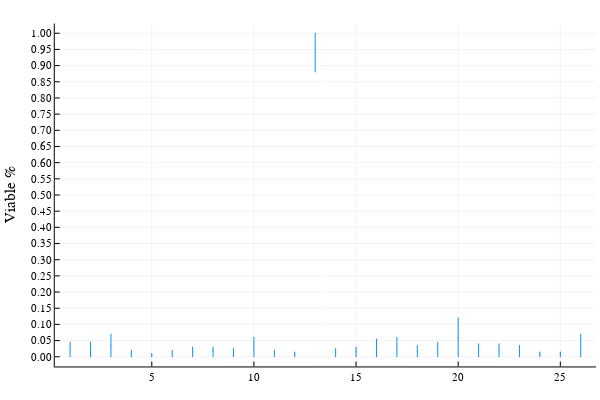

The cell this chart's notebook holds for it:
### Code cell
plotRange(ranges)

### Figure 1 — Plotly figure (JSON) as saved in the notebook; plotly's stock layout.template omitted (floating-point values rounded to 4 significant figures)
{"data": [{"colorbar": {"title": ""}, "legendgroup": "y1", "marker": {"color": "rgba(0, 154, 250, 1.000)", "line": {"color": "rgba(0, 0, 0, 1.000)", "width": 1}, "size": 0.2, "symbol": "circle"}, "mode": "markers", "name": "y1", "showlegend": true, "type": "scatter", "x": [1, 2, 3, 4, 5, 6, 7, 8, 9, 10, 11, 12, 13, 14, 15, 16, 17, 18, 19, 20, 21, 22, 23, 24, 25, 26], "xaxis": "x1", "y": [0.0225, 0.0225, 0.035, 0.01, 0.005, 0.01, 0.015, 0.015, 0.0125, 0.03, 0.01, 0.0075, 0.94, 0.0125, 0.015, 0.0275, 0.03, 0.0175, 0.0225, 0.06, 0.02, 0.02, 0.0175, 0.0075, 0.0075, 0.035], "yaxis": "y1", "zmax": null, "zmin": null}, {"colorbar": {"title": ""}, "legendgroup": "", "line": {"color": "rgba(0, 154, 250, 1.000)", "dash": "solid", "shape": "linear", "width": 1}, "marker": {"color": "rgba(0, 154, 250, 1.000)", "line": {"color": "rgba(0, 0, 0, 1.000)", "width": 1}, "size": 0.2, "symbol": "line-ew"}, "mode": "lines+markers", "name": "", "showlegend": false, "type": "scatter", "x": [1, 1], "xaxis": "x1", "y": [0, 0.045], "yaxis": "y1", "zmax": null, "zmin": null}, {"colorbar": {"title": ""}, "legendgroup": "", "line": {"color": "rgba(0, 154, 250, 1.000)", "dash": "solid", "shape": "linear", "width": 1}, "marker": {"color": "rgba(0, 154, 250, 1.000)", "line": {"color": "rgba(0, 0, 0, 1.000)", "width": 1}, "size": 0.2, "symbol": "line-ew"}, "mode": "lines+markers", "name": "", "showlegend": false, "type": "scatter", "x": [2, 2], "xaxis": "x1", "y": [0, 0.045], "yaxis": "y1", "zmax": null, "zmin": null}, {"colorbar": {"title": ""}, "legendgroup": "", "line": {"color": "rgba(0, 154, 250, 1.000)", "dash": "solid", "shape": "linear", "width": 1}, "marker": {"color": "rgba(0, 154, 250, 1.000)", "line": {"color": "rgba(0, 0, 0, 1.000)", "width": 1}, "size": 0.2, "symbol": "line-ew"}, "mode": "lines+markers", "name": "", "showlegend": false, "type": "scatter", "x": [3, 3], "xaxis": "x1", "y": [0, 0.07], "yaxis": "y1", "zmax": null, "zmin": null}, {"colorbar": {"title": ""}, "legendgroup": "", "line": {"color": "rgba(0, 154, 250, 1.000)", "dash": "solid", "shape": "linear", "width": 1}, "marker": {"color": "rgba(0, 154, 250, 1.000)", "line": {"color": "rgba(0, 0, 0, 1.000)", "width": 1}, "size": 0.2, "symbol": "line-ew"}, "mode": "lines+markers", "name": "", "showlegend": false, "type": "scatter", "x": [4, 4], "xaxis": "x1", "y": [0, 0.02], "yaxis": "y1", "zmax": null, "zmin": null}, {"colorbar": {"title": ""}, "legendgroup": "", "line": {"color": "rgba(0, 154, 250, 1.000)", "dash": "solid", "shape": "linear", "width": 1}, "marker": {"color": "rgba(0, 154, 250, 1.000)", "line": {"color": "rgba(0, 0, 0, 1.000)", "width": 1}, "size": 0.2, "symbol": "line-ew"}, "mode": "lines+markers", "name": "", "showlegend": false, "type": "scatter", "x": [5, 5], "xaxis": "x1", "y": [0, 0.01], "yaxis": "y1", "zmax": null, "zmin": null}, {"colorbar": {"title": ""}, "legendgroup": "", "line": {"color": "rgba(0, 154, 250, 1.000)", "dash": "solid", "shape": "linear", "width": 1}, "marker": {"color": "rgba(0, 154, 250, 1.000)", "line": {"color": "rgba(0, 0, 0, 1.000)", "width": 1}, "size": 0.2, "symbol": "line-ew"}, "mode": "lines+markers", "name": "", "showlegend": false, "type": "scatter", "x": [6, 6], "xaxis": "x1", "y": [0, 0.02], "yaxis": "y1", "zmax": null, "zmin": null}, {"colorbar": {"title": ""}, "legendgroup": "", "line": {"color": "rgba(0, 154, 250, 1.000)", "dash": "solid", "shape": "linear", "width": 1}, "marker": {"color": "rgba(0, 154, 250, 1.000)", "line": {"color": "rgba(0, 0, 0, 1.000)", "width": 1}, "size": 0.2, "symbol": "line-ew"}, "mode": "lines+markers", "name": "", "showlegend": false, "type": "scatter", "x": [7, 7], "xaxis": "x1", "y": [0, 0.03], "yaxis": "y1", "zmax": null, "zmin": null}, {"colorbar": {"title": ""}, "legendgroup": "", "line": {"color": "rgba(0, 154, 250, 1.000)", "dash": "solid", "shape": "linear", "width": 1}, "marker": {"color": "rgba(0, 154, 250, 1.000)", "line": {"color": "rgba(0, 0, 0, 1.000)", "width": 1}, "size": 0.2, "symbol": "line-ew"}, "mode": "lines+markers", "name": "", "showlegend": false, "type": "scatter", "x": [8, 8], "xaxis": "x1", "y": [0, 0.03], "yaxis": "y1", "zmax": null, "zmin": null}, {"colorbar": {"title": ""}, "legendgroup": "", "line": {"color": "rgba(0, 154, 250, 1.000)", "dash": "solid", "shape": "linear", "width": 1}, "marker": {"color": "rgba(0, 154, 250, 1.000)", "line": {"color": "rgba(0, 0, 0, 1.000)", "width": 1}, "size": 0.2, "symbol": "line-ew"}, "mode": "lines+markers", "name": "", "showlegend": false, "type": "scatter", "x": [9, 9], "xaxis": "x1", "y": [0, 0.025], "yaxis": "y1", "zmax": null, "zmin": null}, {"colorbar": {"title": ""}, "legendgroup": "", "line": {"color": "rgba(0, 154, 250, 1.000)", "dash": "solid", "shape": "linear", "width": 1}, "marker": {"color": "rgba(0, 154, 250, 1.000)", "line": {"color": "rgba(0, 0, 0, 1.000)", "width": 1}, "size": 0.2, "symbol": "line-ew"}, "mode": "lines+markers", "name": "", "showlegend": false, "type": "scatter", "x": [10, 10], "xaxis": "x1", "y": [0, 0.06], "yaxis": "y1", "zmax": null, "zmin": null}, {"colorbar": {"title": ""}, "legendgroup": "", "line": {"color": "rgba(0, 154, 250, 1.000)", "dash": "solid", "shape": "linear", "width": 1}, "marker": {"color": "rgba(0, 154, 250, 1.000)", "line": {"color": "rgba(0, 0, 0, 1.000)", "width": 1}, "size": 0.2, "symbol": "line-ew"}, "mode": "lines+markers", "name": "", "showlegend": false, "type": "scatter", "x": [11, 11], "xaxis": "x1", "y": [0, 0.02], "yaxis": "y1", "zmax": null, "zmin": null}, {"colorbar": {"title": ""}, "legendgroup": "", "line": {"color": "rgba(0, 154, 250, 1.000)", "dash": "solid", "shape": "linear", "width": 1}, "marker": {"color": "rgba(0, 154, 250, 1.000)", "line": {"color": "rgba(0, 0, 0, 1.000)", "width": 1}, "size": 0.2, "symbol": "line-ew"}, "mode": "lines+markers", "name": "", "showlegend": false, "type": "scatter", "x": [12, 12], "xaxis": "x1", "y": [0, 0.015], "yaxis": "y1", "zmax": null, "zmin": null}, {"colorbar": {"title": ""}, "legendgroup": "", "line": {"color": "rgba(0, 154, 250, 1.000)", "dash": "solid", "shape": "linear", "width": 1}, "marker": {"color": "rgba(0, 154, 250, 1.000)", "line": {"color": "rgba(0, 0, 0, 1.000)", "width": 1}, "size": 0.2, "symbol": "line-ew"}, "mode": "lines+markers", "name": "", "showlegend": false, "type": "scatter", "x": [13, 13], "xaxis": "x1", "y": [0.88, 1], "yaxis": "y1", "zmax": null, "zmin": null}, {"colorbar": {"title": ""}, "legendgroup": "", "line": {"color": "rgba(0, 154, 250, 1.000)", "dash": "solid", "shape": "linear", "width": 1}, "marker": {"color": "rgba(0, 154, 250, 1.000)", "line": {"color": "rgba(0, 0, 0, 1.000)", "width": 1}, "size": 0.2, "symbol": "line-ew"}, "mode": "lines+markers", "name": "", "showlegend": false, "type": "scatter", "x": [14, 14], "xaxis": "x1", "y": [0, 0.025], "yaxis": "y1", "zmax": null, "zmin": null}, {"colorbar": {"title": ""}, "legendgroup": "", "line": {"color": "rgba(0, 154, 250, 1.000)", "dash": "solid", "shape": "linear", "width": 1}, "marker": {"color": "rgba(0, 154, 250, 1.000)", "line": {"color": "rgba(0, 0, 0, 1.000)", "width": 1}, "size": 0.2, "symbol": "line-ew"}, "mode": "lines+markers", "name": "", "showlegend": false, "type": "scatter", "x": [15, 15], "xaxis": "x1", "y": [0, 0.03], "yaxis": "y1", "zmax": null, "zmin": null}, {"colorbar": {"title": ""}, "legendgroup": "", "line": {"color": "rgba(0, 154, 250, 1.000)", "dash": "solid", "shape": "linear", "width": 1}, "marker": {"color": "rgba(0, 154, 250, 1.000)", "line": {"color": "rgba(0, 0, 0, 1.000)", "width": 1}, "size": 0.2, "symbol": "line-ew"}, "mode": "lines+markers", "name": "", "showlegend": false, "type": "scatter", "x": [16, 16], "xaxis": "x1", "y": [0, 0.055], "yaxis": "y1", "zmax": null, "zmin": null}, {"colorbar": {"title": ""}, "legendgroup": "", "line": {"color": "rgba(0, 154, 250, 1.000)", "dash": "solid", "shape": "linear", "width": 1}, "marker": {"color": "rgba(0, 154, 250, 1.000)", "line": {"color": "rgba(0, 0, 0, 1.000)", "width": 1}, "size": 0.2, "symbol": "line-ew"}, "mode": "lines+markers", "name": "", "showlegend": false, "type": "scatter", "x": [17, 17], "xaxis": "x1", "y": [0, 0.06], "yaxis": "y1", "zmax": null, "zmin": null}, {"colorbar": {"title": ""}, "legendgroup": "", "line": {"color": "rgba(0, 154, 250, 1.000)", "dash": "solid", "shape": "linear", "width": 1}, "marker": {"color": "rgba(0, 154, 250, 1.000)", "line": {"color": "rgba(0, 0, 0, 1.000)", "width": 1}, "size": 0.2, "symbol": "line-ew"}, "mode": "lines+markers", "name": "", "showlegend": false, "type": "scatter", "x": [18, 18], "xaxis": "x1", "y": [0, 0.035], "yaxis": "y1", "zmax": null, "zmin": null}, {"colorbar": {"title": ""}, "legendgroup": "", "line": {"color": "rgba(0, 154, 250, 1.000)", "dash": "solid", "shape": "linear", "width": 1}, "marker": {"color": "rgba(0, 154, 250, 1.000)", "line": {"color": "rgba(0, 0, 0, 1.000)", "width": 1}, "size": 0.2, "symbol": "line-ew"}, "mode": "lines+markers", "name": "", "showlegend": false, "type": "scatter", "x": [19, 19], "xaxis": "x1", "y": [0, 0.045], "yaxis": "y1", "zmax": null, "zmin": null}, {"colorbar": {"title": ""}, "legendgroup": "", "line": {"color": "rgba(0, 154, 250, 1.000)", "dash": "solid", "shape": "linear", "width": 1}, "marker": {"color": "rgba(0, 154, 250, 1.000)", "line": {"color": "rgba(0, 0, 0, 1.000)", "width": 1}, "size": 0.2, "symbol": "line-ew"}, "mode": "lines+markers", "name": "", "showlegend": false, "type": "scatter", "x": [20, 20], "xaxis": "x1", "y": [0, 0.12], "yaxis": "y1", "zmax": null, "zmin": null}, {"colorbar": {"title": ""}, "legendgroup": "", "line": {"color": "rgba(0, 154, 250, 1.000)", "dash": "solid", "shape": "linear", "width": 1}, "marker": {"color": "rgba(0, 154, 250, 1.000)", "line": {"color": "rgba(0, 0, 0, 1.000)", "width": 1}, "size": 0.2, "symbol": "line-ew"}, "mode": "lines+markers", "name": "", "showlegend": false, "type": "scatter", "x": [21, 21], "xaxis": "x1", "y": [0, 0.04], "yaxis": "y1", "zmax": null, "zmin": null}, {"colorbar": {"title": ""}, "legendgroup": "", "line": {"color": "rgba(0, 154, 250, 1.000)", "dash": "solid", "shape": "linear", "width": 1}, "marker": {"color": "rgba(0, 154, 250, 1.000)", "line": {"color": "rgba(0, 0, 0, 1.000)", "width": 1}, "size": 0.2, "symbol": "line-ew"}, "mode": "lines+markers", "name": "", "showlegend": false, "type": "scatter", "x": [22, 22], "xaxis": "x1", "y": [0, 0.04], "yaxis": "y1", "zmax": null, "zmin": null}, {"colorbar": {"title": ""}, "legendgroup": "", "line": {"color": "rgba(0, 154, 250, 1.000)", "dash": "solid", "shape": "linear", "width": 1}, "marker": {"color": "rgba(0, 154, 250, 1.000)", "line": {"color": "rgba(0, 0, 0, 1.000)", "width": 1}, "size": 0.2, "symbol": "line-ew"}, "mode": "lines+markers", "name": "", "showlegend": false, "type": "scatter", "x": [23, 23], "xaxis": "x1", "y": [0, 0.035], "yaxis": "y1", "zmax": null, "zmin": null}, {"colorbar": {"title": ""}, "legendgroup": "", "line": {"color": "rgba(0, 154, 250, 1.000)", "dash": "solid", "shape": "linear", "width": 1}, "marker": {"color": "rgba(0, 154, 250, 1.000)", "line": {"color": "rgba(0, 0, 0, 1.000)", "width": 1}, "size": 0.2, "symbol": "line-ew"}, "mode": "lines+markers", "name": "", "showlegend": false, "type": "scatter", "x": [24, 24], "xaxis": "x1", "y": [0, 0.015], "yaxis": "y1", "zmax": null, "zmin": null}, {"colorbar": {"title": ""}, "legendgroup": "", "line": {"color": "rgba(0, 154, 250, 1.000)", "dash": "solid", "shape": "linear", "width": 1}, "marker": {"color": "rgba(0, 154, 250, 1.000)", "line": {"color": "rgba(0, 0, 0, 1.000)", "width": 1}, "size": 0.2, "symbol": "line-ew"}, "mode": "lines+markers", "name": "", "showlegend": false, "type": "scatter", "x": [25, 25], "xaxis": "x1", "y": [0, 0.015], "yaxis": "y1", "zmax": null, "zmin": null}, {"colorbar": {"title": ""}, "legendgroup": "", "line": {"color": "rgba(0, 154, 250, 1.000)", "dash": "solid", "shape": "linear", "width": 1}, "marker": {"color": "rgba(0, 154, 250, 1.000)", "line": {"color": "rgba(0, 0, 0, 1.000)", "width": 1}, "size": 0.2, "symbol": "line-ew"}, "mode": "lines+markers", "name": "", "showlegend": false, "type": "scatter", "x": [26, 26], "xaxis": "x1", "y": [0, 0.07], "yaxis": "y1", "zmax": null, "zmin": null}], "layout": {"annotations": [], "height": 400, "margin": {"b": 20, "l": 0, "r": 0, "t": 20}, "paper_bgcolor": "rgba(255, 255, 255, 1.000)", "plot_bgcolor": "rgba(255, 255, 255, 1.000)", "showlegend": false, "width": 600, "xaxis": {"anchor": "y1", "domain": [0.09128, 0.9934], "gridcolor": "rgba(0, 0, 0, 0.100)", "gridwidth": 0.5, "linecolor": "rgba(0, 0, 0, 1.000)", "mirror": false, "range": [0.25, 26.75], "showgrid": true, "showline": true, "showticklabels": true, "tickangle": 0, "tickcolor": "rgb(0, 0, 0)", "tickfont": {"color": "rgba(0, 0, 0, 1.000)", "family": "sans-serif", "size": 11}, "tickmode": "array", "ticks": "inside", "ticktext": ["5", "10", "15", "20", "25"], "tickvals": [5, 10, 15, 20, 25], "title": "", "titlefont": {"color": "rgba(0, 0, 0, 1.000)", "family": "sans-serif", "size": 15}, "type": "-", "visible": true, "zeroline": false, "zerolinecolor": "rgba(0, 0, 0, 1.000)"}, "yaxis": {"anchor": "x1", "domain": [0.03762, 0.9902], "gridcolor": "rgba(0, 0, 0, 0.100)", "gridwidth": 0.5, "linecolor": "rgba(0, 0, 0, 1.000)", "mirror": false, "range": [-0.03, 1.03], "showgrid": true, "showline": true, "showticklabels": true, "tickangle": 0, "tickcolor": "rgb(0, 0, 0)", "tickfont": {"color": "rgba(0, 0, 0, 1.000)", "family": "sans-serif", "size": 11}, "tickmode": "array", "ticks": "inside", "ticktext": ["0.00", "0.05", "0.10", "0.15", "0.20", "0.25", "0.30", "0.35", "0.40", "0.45", "0.50", "0.55", "0.60", "0.65", "0.70", "0.75", "0.80", "0.85", "0.90", "0.95", "1.00"], "tickvals": [0, 0.05, 0.1, 0.15, 0.2, 0.25, 0.3, 0.35, 0.4, 0.45, 0.5, 0.55, 0.6, 0.65, 0.7, 0.75, 0.8, 0.85, 0.9, 0.95, 1], "title": "Viable %", "titlefont": {"color": "rgba(0, 0, 0, 1.000)", "family": "sans-serif", "size": 15}, "type": "-", "visible": true, "zeroline": false, "zerolinecolor": "rgba(0, 0, 0, 1.000)"}}}
